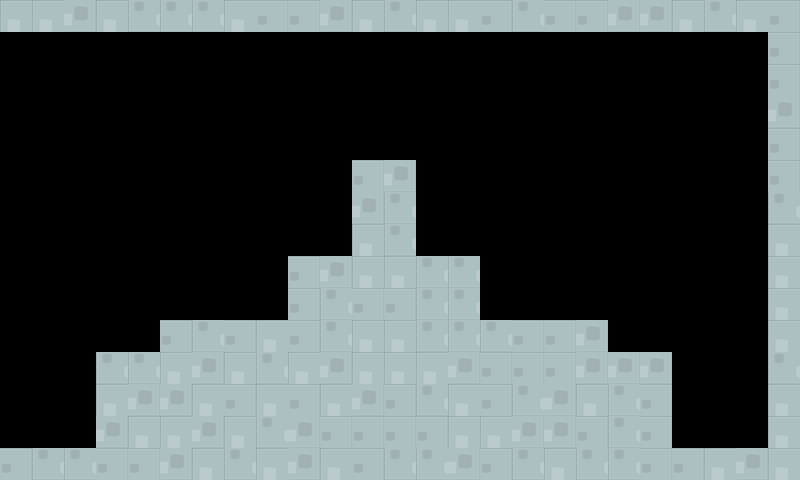

A 2D game scene composited from a Tiled map and its tileset images. What follows is a short description and the map's XML, with each tile layer's data collapsed to a summary:
An orthogonal 25x15 tile map with 32x32 px tiles, 1 tile layer (Tile Layer 1).

<map version="1.0" orientation="orthogonal" width="25" height="15" tilewidth="32" tileheight="32">
 <tileset firstgid="1" name="castleCenter2" tilewidth="32" tileheight="32">
  <image source="../Assets/Kenney/Base pack/Tiles/castleCenter2.png" width="64" height="64" />
 </tileset>
 <layer name="Tile Layer 1" width="25" height="15">
  <data>[375 cells, 149 non-empty, 4 distinct tile ids]</data>
 </layer>
</map>
